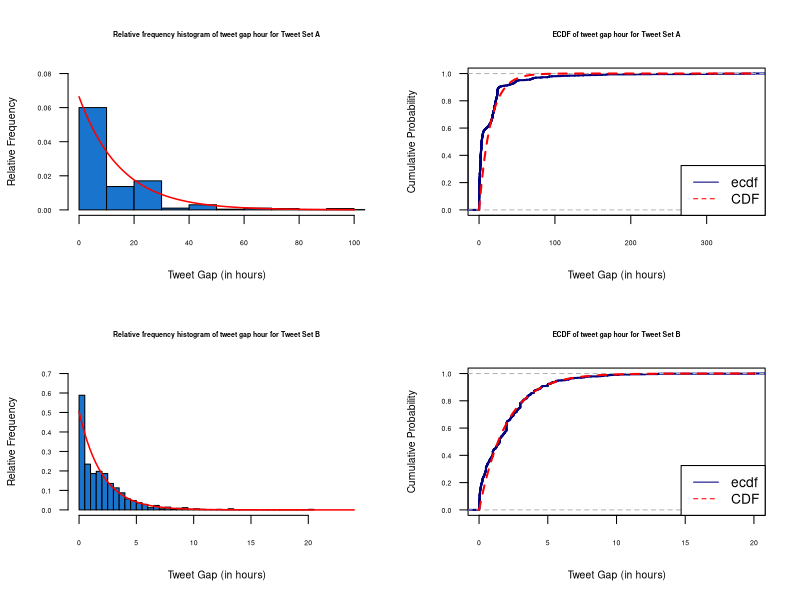
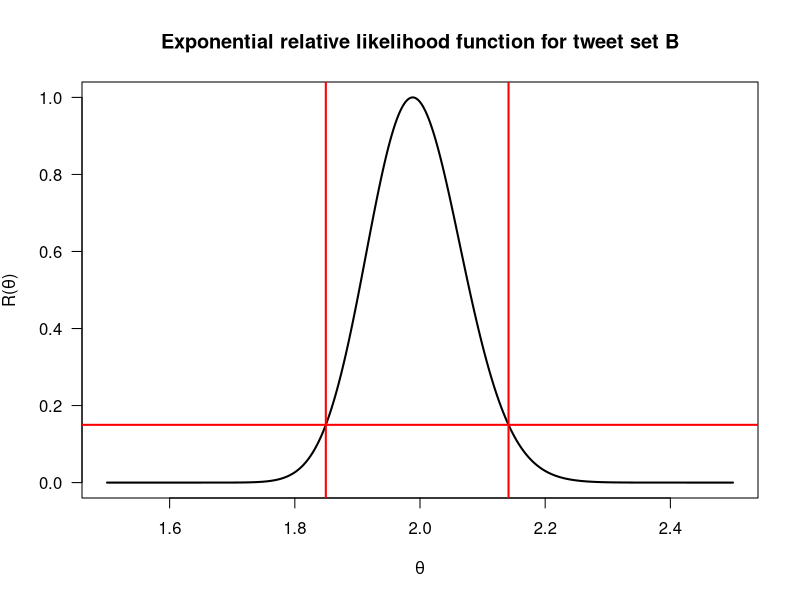
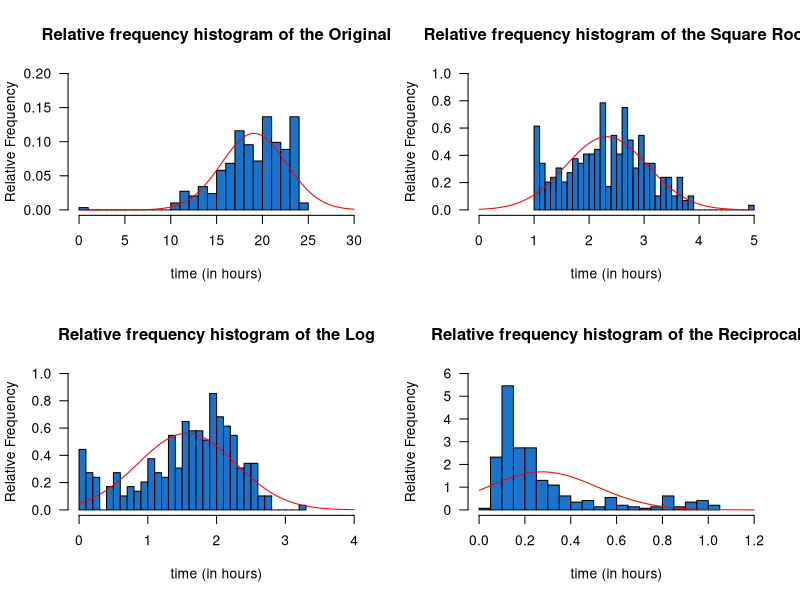

The R script that drew these images, in order:
# Importing the data
library(readr)
mydata <- read_csv("dataset.csv")
mydata$tweet.gap.hour <- mydata$tweet.gap/3600
tgh.first <- mydata$tweet.gap.hour[mydata$first.tweet == 1 & mydata$tweet.gap.hour <= 24]
tweetsetA <- mydata
tweetsetB <- subset(mydata, subset = ( first.tweet == 0))

summary(tweetsetA$tweet.gap.hour)
length(tweetsetA$tweet.gap.hour)
sd(tweetsetA$tweet.gap.hour)

summary(tweetsetB$tweet.gap.hour)
length(tweetsetB$tweet.gap.hour)
sd(tweetsetB$tweet.gap.hour)


library(MASS)
par(mfrow = c(2, 2))
# Tweet Set A
truehist(tweetsetA$tweet.gap.hour, main = "Relative frequency histogram of tweet gap hour for Tweet Set A",
         xlab = "Tweet Gap (in hours)", ylab = "Relative Frequency",
         xlim = c(0, 100), ylim = c(0, 0.08), las = 1, col = "dodgerblue3",
         nbins = 50, cex.axis = 0.5, cex.main = 0.5, cex.lab = 0.75)
curve(dexp(x, 1/mean(tweetsetA$tweet.gap.hour)), col = "red", add = TRUE, lwd = 1.5)

plot(ecdf(tweetsetA$tweet.gap.hour), main = "ECDF of tweet gap hour for Tweet Set A",
     xlab = "Tweet Gap (in hours)", ylab = "Cumulative Probability",
     xlim = c(0, max(tweetsetA$tweet.gap.hour)), las = 1, col = "navy", lwd = 2, pch = NA,
     cex.axis = 0.5, cex.main = 0.5, cex.lab = 0.75)
curve(pexp(x, 1/mean(tweetsetA$tweet.gap.hour)), col = "red", add = TRUE, lwd = 2, lty = 2)
legend("bottomright", legend = c("ecdf", "CDF"), col = c("navy", "red"), lty = c(1, 2))
# Tweet Set B
truehist(tweetsetB$tweet.gap.hour, main = "Relative frequency histogram of tweet gap hour for Tweet Set B",
         xlab = "Tweet Gap (in hours)", ylab = "Relative Frequency",
         xlim = c(0, 24), ylim = c(0, 0.7), las = 1, col = "dodgerblue3",
         nbins = 30, cex.axis = 0.5, cex.main = 0.5, cex.lab = 0.75)
curve(dexp(x, 1/mean(tweetsetB$tweet.gap.hour)), col = "red", add = TRUE, lwd = 1.5)

plot(ecdf(tweetsetB$tweet.gap.hour), main = "ECDF of tweet gap hour for Tweet Set B",
     xlab = "Tweet Gap (in hours)", ylab = "Cumulative Probability",
     xlim = c(0, max(tweetsetB$tweet.gap.hour)), las = 1, col = "navy", lwd = 2, pch = NA,
     cex.axis = 0.5, cex.main = 0.5, cex.lab = 0.75)
curve(pexp(x, 1/mean(tweetsetB$tweet.gap.hour)), col = "red", add = TRUE, lwd = 2, lty = 2)
legend("bottomright", legend = c("ecdf", "CDF"), col = c("navy", "red"), lty = c(1, 2))
par(mfrow = c(1, 1))
# Analysis on tweet set B
thetahat <- mean(tweetsetB$tweet.gap.hour)
ExpRLF <- function(theta, n, thetahat) {exp(n*log(thetahat/theta) + n*(1-thetahat/theta))}
n <- length(tweetsetB$tweet.gap.hour)
theta <-seq(from = 1.5, to = 2.5, by = 0.001)

plot(theta, ExpRLF(theta, n, thetahat), main = "Exponential relative likelihood function for tweet set B",
     xlab = expression(theta), ylab = expression(paste("R(",theta,")")), type = "l", lwd = 2, , las = 1)
abline(h = 0.15, col = "red", lwd = 2)

uniroot(function(x) ExpRLF(x, n, thetahat) - 0.15, lower = 1.6, upper = 2)$root
abline(v = 1.849534, col = "red", lwd = 2)
uniroot(function(x) ExpRLF(x, n, thetahat) - 0.15, lower = 2, upper = 2.2)$root
abline(v = 2.141427, col = "red", lwd = 2)


summary(tgh.first)
# Square Root
tf1 <- sqrt(max(tgh.first) - tgh.first + 1)
# Log
tf2 <- log(max(tgh.first) - tgh.first + 1)
# Reciprocal
tf3 <- 1/(max(tgh.first) - tgh.first + 1)

par(mfrow = c(2, 2))
truehist(tgh.first, main = "Relative frequency histogram of the Original",
         xlab = "time (in hours)", ylab = "Relative Frequency",
         xlim = c(0, 30), ylim = c(0, 0.2), las = 1, col = "dodgerblue3",
         nbins = 30, cex.axis = 1)
curve(dnorm(x, mean(tgh.first), sd(tgh.first)), from = 0.001, col = "red", add = TRUE, lwd = 1) 
truehist(tf1, main = "Relative frequency histogram of the Square Root",
         xlab = "time (in hours)", ylab = "Relative Frequency",
         xlim = c(0, 5), ylim = c(0, 1), las = 1, col = "dodgerblue3",
         nbins = 30, cex.axis = 1)
curve(dnorm(x, mean(tf1), sd(tf1)), from = 0.001, col = "red", add = TRUE, lwd = 1) 
truehist(tf2, main = "Relative frequency histogram of the Log",
         xlab = "time (in hours)", ylab = "Relative Frequency",
         xlim = c(0, 4), ylim = c(0, 1), las = 1, col = "dodgerblue3",
         nbins = 30, cex.axis = 1)
curve(dnorm(x, mean(tf2), sd(tf2)), from = 0.001, col = "red", add = TRUE, lwd = 1) 
truehist(tf3, main = "Relative frequency histogram of the Reciprocal",
         xlab = "time (in hours)", ylab = "Relative Frequency",
         xlim = c(0, 1.2), ylim = c(0, 6), las = 1, col = "dodgerblue3",
         nbins = 30, cex.axis = 1)
curve(dnorm(x, mean(tf3), sd(tf3)), from = 0.001, col = "red", add = TRUE, lwd = 1) 

# We are using tf1 <- sqrt(max(tgh.first) - tgh.first + 1)

par(mfrow = c(1,1))
n <- length(tf1)
Y <- mean(tf1)
S <- sd(tf1)
b <- qt(0.975,292)
LL <- Y - b*S/sqrt(n)
UL <- Y + b*S/sqrt(n)
LL
UL

c <- qchisq((1-0.95)/2, n-1)
d <- qchisq((1+0.95)/2, n-1)
LL2 <- sqrt((n-1)*S*S/d)
UL2 <- sqrt((n-1)*S*S/c)
LL2
UL2